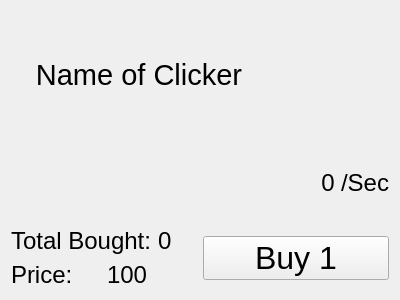
<?xml version="1.0" encoding="UTF-8"?>
<ui version="4.0">
 <class>AutoClicker</class>
 <widget class="QWidget" name="AutoClicker">
  <property name="geometry">
   <rect>
    <x>0</x>
    <y>0</y>
    <width>400</width>
    <height>300</height>
   </rect>
  </property>
  <property name="windowTitle">
   <string>Form</string>
  </property>
  <layout class="QVBoxLayout" name="verticalLayout_2">
   <item>
    <layout class="QHBoxLayout" name="horizontalLayout_5">
     <item>
      <widget class="QLabel" name="NameOfClicker">
       <property name="enabled">
        <bool>true</bool>
       </property>
       <property name="sizePolicy">
        <sizepolicy hsizetype="Fixed" vsizetype="Fixed">
         <horstretch>0</horstretch>
         <verstretch>0</verstretch>
        </sizepolicy>
       </property>
       <property name="minimumSize">
        <size>
         <width>256</width>
         <height>128</height>
        </size>
       </property>
       <property name="font">
        <font>
         <pointsize>22</pointsize>
        </font>
       </property>
       <property name="frameShape">
        <enum>QFrame::NoFrame</enum>
       </property>
       <property name="text">
        <string>Name of Clicker</string>
       </property>
       <property name="alignment">
        <set>Qt::AlignCenter</set>
       </property>
      </widget>
     </item>
     <item>
      <spacer name="horizontalSpacer">
       <property name="orientation">
        <enum>Qt::Horizontal</enum>
       </property>
       <property name="sizeHint" stdset="0">
        <size>
         <width>40</width>
         <height>20</height>
        </size>
       </property>
      </spacer>
     </item>
     <item>
      <widget class="QLabel" name="PodImage">
       <property name="text">
        <string/>
       </property>
      </widget>
     </item>
    </layout>
   </item>
   <item>
    <layout class="QHBoxLayout" name="horizontalLayout_3">
     <item>
      <spacer name="horizontalSpacer_2">
       <property name="orientation">
        <enum>Qt::Horizontal</enum>
       </property>
       <property name="sizeHint" stdset="0">
        <size>
         <width>40</width>
         <height>20</height>
        </size>
       </property>
      </spacer>
     </item>
     <item>
      <widget class="QLabel" name="PPSLabel">
       <property name="font">
        <font>
         <pointsize>18</pointsize>
        </font>
       </property>
       <property name="contextMenuPolicy">
        <enum>Qt::DefaultContextMenu</enum>
       </property>
       <property name="text">
        <string>0</string>
       </property>
       <property name="alignment">
        <set>Qt::AlignCenter</set>
       </property>
      </widget>
     </item>
     <item>
      <widget class="QLabel" name="SecLabel">
       <property name="font">
        <font>
         <pointsize>18</pointsize>
        </font>
       </property>
       <property name="text">
        <string>/Sec</string>
       </property>
      </widget>
     </item>
    </layout>
   </item>
   <item>
    <layout class="QHBoxLayout" name="horizontalLayout_4">
     <item>
      <layout class="QVBoxLayout" name="verticalLayout">
       <item>
        <layout class="QHBoxLayout" name="horizontalLayout_2">
         <item>
          <widget class="QLabel" name="BoughtLabel">
           <property name="font">
            <font>
             <pointsize>18</pointsize>
            </font>
           </property>
           <property name="text">
            <string>Total Bought:</string>
           </property>
          </widget>
         </item>
         <item>
          <widget class="QLabel" name="NumBoughtLabel">
           <property name="font">
            <font>
             <pointsize>18</pointsize>
            </font>
           </property>
           <property name="text">
            <string>0</string>
           </property>
          </widget>
         </item>
        </layout>
       </item>
       <item>
        <layout class="QHBoxLayout" name="horizontalLayout">
         <item>
          <widget class="QLabel" name="PriceLabel">
           <property name="font">
            <font>
             <pointsize>18</pointsize>
            </font>
           </property>
           <property name="text">
            <string>Price:</string>
           </property>
          </widget>
         </item>
         <item>
          <widget class="QLabel" name="NumPrice">
           <property name="font">
            <font>
             <pointsize>18</pointsize>
            </font>
           </property>
           <property name="text">
            <string>100</string>
           </property>
          </widget>
         </item>
        </layout>
       </item>
      </layout>
     </item>
     <item>
      <widget class="QPushButton" name="BuyButton">
       <property name="font">
        <font>
         <pointsize>24</pointsize>
        </font>
       </property>
       <property name="text">
        <string>Buy 1</string>
       </property>
      </widget>
     </item>
    </layout>
   </item>
  </layout>
 </widget>
 <resources/>
 <connections/>
</ui>
